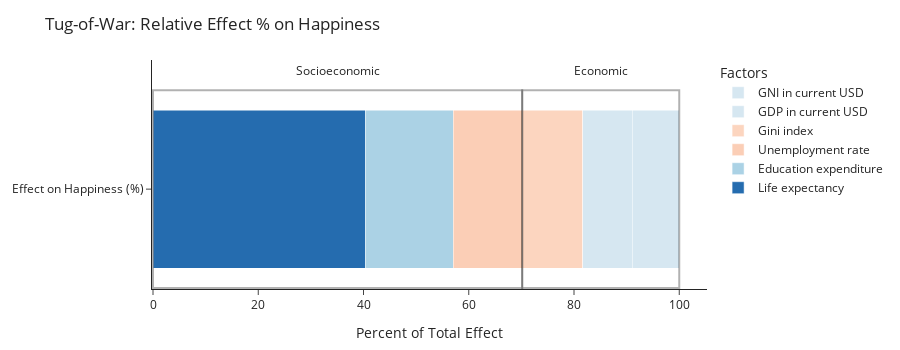

Write notebook code for a chart like this one.
### Code cell
import plotly.graph_objects as go

factors = [
    'Life expectancy',
    'Education expenditure',
    'Unemployment rate',
    'Gini index',
    'GDP in current USD',
    'GNI in current USD'
]
correlations = [0.77, 0.32, -0.25, -0.22, 0.18, 0.17]

abs_vals = [abs(r) for r in correlations]
total = sum(abs_vals)
percentages = [v / total * 100 for v in abs_vals]

bases = [0]
for pct in percentages[:-1]:
    bases.append(bases[-1] + pct)

colors = [
    '#256caf',  
    '#abd2e5',  
    '#fbceb6',  
    '#fcd5bf',  
    '#d6e7f1',  
    '#d6e7f1'   
]

fig = go.Figure()

for factor, pct, base, color in zip(factors, percentages, bases, colors):
    fig.add_trace(go.Bar(
        x=[pct],
        y=['Effect on Happiness (%)'],
        name=factor,
        orientation='h',
        marker_color=color,
        base=[base],
        hovertemplate=f'{factor}: {pct:.1f}%<extra></extra>'
    ))

socio_end = bases[3]
econ_start = socio_end
econ_end = bases[-1] + percentages[-1]

fig.add_shape(type="rect",
    x0=0, x1=socio_end,
    y0=-0.5, y1=0.5,
    xref='x', yref='y',
    line=dict(color='black', width=2),
    fillcolor='rgba(0,0,0,0)'
)
fig.add_shape(type="rect",
    x0=econ_start, x1=econ_end,
    y0=-0.5, y1=0.5,
    xref='x', yref='y',
    line=dict(color='black', width=2),
    fillcolor='rgba(0,0,0,0)'
)

fig.add_annotation(
    x=socio_end / 2,
    y=0.6,
    text="Socioeconomic 70.2%",
    showarrow=False,
    font=dict(size=12)
)
fig.add_annotation(
    x=(econ_start + econ_end) / 2,
    y=0.6,
    text="Economic 29.8%",
    showarrow=False,
    font=dict(size=12)
)

fig.update_layout(
    barmode='stack',
    title="Tug-of-War: Relative Effect % on Happiness",
    xaxis_title="Percent of Total Effect",
    template="simple_white",
    showlegend=True,
    legend_title="Factors",
    height=350,
    margin=dict(l=20, r=20, t=60, b=20)
)

fig.show()

### Figure 1 — Plotly figure (JSON) as saved in the notebook; plotly's stock layout.template omitted (floating-point values rounded to 4 significant figures)
{"data": [{"base": [0], "hovertemplate": "Life expectancy: 40.3%<extra></extra>", "marker": {"color": "#256caf"}, "name": "Life expectancy", "orientation": "h", "type": "bar", "x": [40.31], "y": ["Effect on Happiness (%)"]}, {"base": [40.31], "hovertemplate": "Education expenditure: 16.8%<extra></extra>", "marker": {"color": "#abd2e5"}, "name": "Education expenditure", "orientation": "h", "type": "bar", "x": [16.75], "y": ["Effect on Happiness (%)"]}, {"base": [57.07], "hovertemplate": "Unemployment rate: 13.1%<extra></extra>", "marker": {"color": "#fbceb6"}, "name": "Unemployment rate", "orientation": "h", "type": "bar", "x": [13.09], "y": ["Effect on Happiness (%)"]}, {"base": [70.16], "hovertemplate": "Gini index: 11.5%<extra></extra>", "marker": {"color": "#fcd5bf"}, "name": "Gini index", "orientation": "h", "type": "bar", "x": [11.52], "y": ["Effect on Happiness (%)"]}, {"base": [81.68], "hovertemplate": "GDP in current USD: 9.4%<extra></extra>", "marker": {"color": "#d6e7f1"}, "name": "GDP in current USD", "orientation": "h", "type": "bar", "x": [9.424], "y": ["Effect on Happiness (%)"]}, {"base": [91.1], "hovertemplate": "GNI in current USD: 8.9%<extra></extra>", "marker": {"color": "#d6e7f1"}, "name": "GNI in current USD", "orientation": "h", "type": "bar", "x": [8.901], "y": ["Effect on Happiness (%)"]}], "layout": {"annotations": [{"font": {"size": 12}, "showarrow": false, "text": "Socioeconomic", "x": 35.08, "y": 0.6}, {"font": {"size": 12}, "showarrow": false, "text": "Economic", "x": 85.08, "y": 0.6}], "barmode": "stack", "height": 350, "legend": {"title": {"text": "Factors"}}, "margin": {"b": 20, "l": 20, "r": 20, "t": 60}, "shapes": [{"fillcolor": "rgba(0,0,0,0)", "line": {"color": "black", "width": 2}, "type": "rect", "x0": 0, "x1": 70.16, "xref": "x", "y0": -0.5, "y1": 0.5, "yref": "y"}, {"fillcolor": "rgba(0,0,0,0)", "line": {"color": "black", "width": 2}, "type": "rect", "x0": 70.16, "x1": 100, "xref": "x", "y0": -0.5, "y1": 0.5, "yref": "y"}], "showlegend": true, "title": {"text": "Tug-of-War: Relative Effect % on Happiness"}, "xaxis": {"title": {"text": "Percent of Total Effect"}}}}
